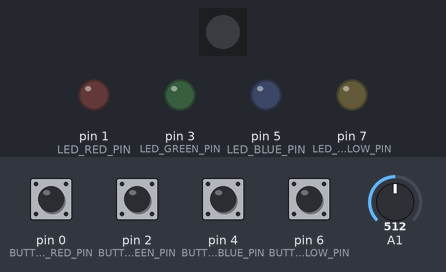
A sketch run on a simulated Arduino Uno, built with avr-gcc and run on an emulated ATmega328P. On the bench: 1 RGB LEDs in strip order, left to right, output pins drawn as LEDs (lit = HIGH). Dashed ring = blinking. Inputs (shaded band) come from the test bench; at power-on: pin 0 (BUTTON_RED_PIN), pin 2 (BUTTON_GREEN_PIN), pin 4 (BUTTON_BLUE_PIN), pin 6 (BUTTON_YELLOW_PIN) HIGH, A1 = 512. Random numbers use the default seed unless the sketch sets one.

Above: at 1.2 s.
1.3 s: pin 0 (BUTTON_RED_PIN) pulled LOW for 0.15 s
At 2.2 s:
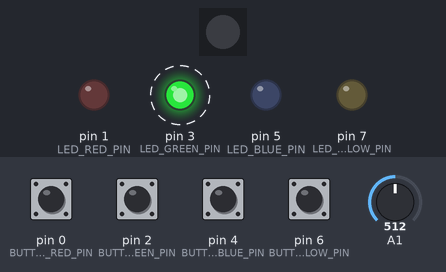
4.4 s: pin 0 (BUTTON_RED_PIN) pulled LOW for 1 s
At 7.3 s:
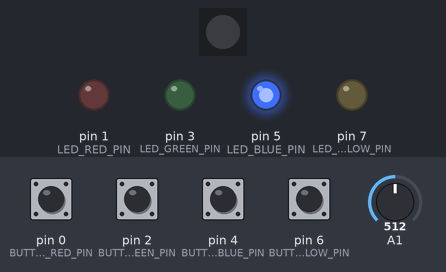
8.4 s: pin 2 (BUTTON_GREEN_PIN) pulled LOW for 0.15 s
At 11.3 s:
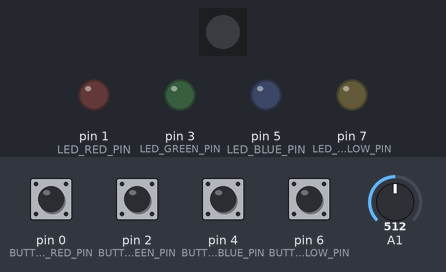
11.5 s: pin 2 (BUTTON_GREEN_PIN) pulled LOW for 1 s
At 12.4 s:
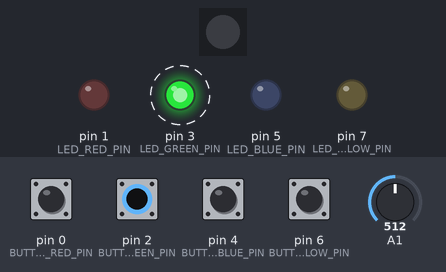
15.5 s: pin 6 (BUTTON_YELLOW_PIN) pulled LOW for 0.15 s
At 26.9 s:
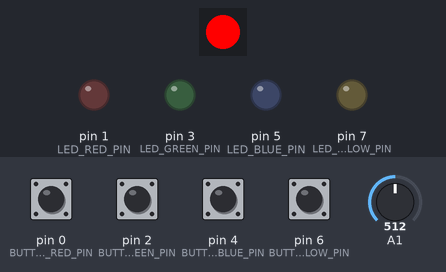
Timing chart, 0 to 27.5 s (numbered marks = the images above; inputs shaded):
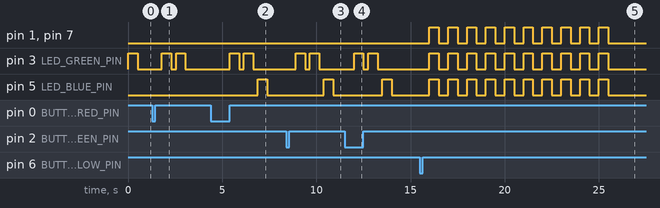

Measured:
- after the input at 1.3 s, pin 3 (LED_GREEN_PIN): alternates HIGH for 0.50 s and LOW for 0.25 s, 4 changes in all, then stays LOW, starting after 0.50 s
- after the input at 4.4 s, pin 3 (LED_GREEN_PIN): alternates HIGH for 0.50 s and LOW for 0.25 s, 4 changes in all, then stays LOW, starting after 1.0 s; pin 5 (LED_BLUE_PIN): LOW → HIGH after 2.5 s, → LOW 0.50 s later
- after the input at 8.4 s, pin 3 (LED_GREEN_PIN): alternates HIGH for 0.50 s and LOW for 0.25 s, 4 changes in all, then stays LOW, starting after 0.50 s; pin 5 (LED_BLUE_PIN): LOW → HIGH after 2.0 s, → LOW 0.50 s later
- after the input at 11.5 s, pin 3 (LED_GREEN_PIN): alternates HIGH for 0.50 s and LOW for 0.25 s, 4 changes in all, then stays LOW, starting after 0.50 s; pin 5 (LED_BLUE_PIN): LOW → HIGH after 2.0 s, → LOW 0.50 s later
- after the input at 15.5 s, pin 1 (LED_RED_PIN), pin 3 (LED_GREEN_PIN), pin 5 (LED_BLUE_PIN), pin 7 (LED_YELLOW_PIN): alternates HIGH for 0.50 s and LOW for 0.50 s, 20 changes in all, then stays LOW, starting after 0.50 s

The sketch:

simon.ino
```cpp
#include <Adafruit_NeoPixel.h>

#define BUTTON_RED_PIN    0
#define BUTTON_GREEN_PIN  2
#define BUTTON_BLUE_PIN   4
#define BUTTON_YELLOW_PIN 6

#define LED_RED_PIN       1
#define LED_GREEN_PIN     3
#define LED_BLUE_PIN      5
#define LED_YELLOW_PIN    7

#define STATUS_LED 17

Adafruit_NeoPixel status = Adafruit_NeoPixel(1, STATUS_LED, NEO_GRB + NEO_KHZ800);

struct ColorPin {
  int buttonPin;
  int ledPin;
  ColorPin(int button, int led) : buttonPin(button), ledPin(led) {}
};

struct Color {
  static const ColorPin RED;
  static const ColorPin GREEN;
  static const ColorPin BLUE;
  static const ColorPin YELLOW;
};

const ColorPin Color::RED(BUTTON_RED_PIN, LED_RED_PIN);
const ColorPin Color::GREEN(BUTTON_GREEN_PIN, LED_GREEN_PIN);
const ColorPin Color::BLUE(BUTTON_BLUE_PIN, LED_BLUE_PIN);
const ColorPin Color::YELLOW(BUTTON_YELLOW_PIN, LED_YELLOW_PIN);

const ColorPin colors[] = {Color::RED, Color::GREEN, Color::BLUE, Color::YELLOW};

char vowels[] = {'A', 'E', 'I', 'O', 'U'};

int colorTableWithVowel[3][4] = {
  {1, 0, 3, 2}, // 0 erreur
  {2, 3, 1, 0}, // 1 erreur
  {3, 2, 0, 1}  // 2 erreurs
};

int colorTableNoVowel[3][4] = {
  {2, 3, 0, 1}, // 0 erreur
  {0, 2, 3, 1}, // 1 erreur
  {1, 0, 2, 3}  // 2 erreurs
};

int sequence[10];
int userInputStep = 0;
int sequenceLength = 0;
int maxSequenceLength = 10;
int strikes = 0;
bool serialHasVowel = false;
bool inGame = false;


void setup() {
   pinMode(A1, INPUT);
   for (const auto& color : colors) {
       pinMode(color.buttonPin, INPUT_PULLUP);
       pinMode(color.ledPin, OUTPUT);
    }

    status.begin();
    status.clear();


    long seed = 0;
    for (int i = 0; i < 32; i++) {
        seed = (seed << 1) | (analogRead(A1) & 1);
    }
    randomSeed(seed);
    setupGame();
}

void loop() {
   if (inGame) {
      playSequence();
      checkUserInput();
    }
}

void setupGame() {
  strikes = 0; //TODO: this need to came from CAN bus
  serialHasVowel = hasVowel("SERIAL_NUMBER"); //TODO: this need to came from CAN bus

  userInputStep = 0;
  sequenceLength = 1;
  maxSequenceLength = random(5,11);
  inGame = true;

  for (int i = 0; i < maxSequenceLength; i++) {
    sequence[i] = random(0, 4);
  }
}

void setStatusColor(uint8_t red, uint8_t green, uint8_t blue) {
  status.setPixelColor(0, status.Color(red, green, blue));
  status.show();
}

void turnOn(const ColorPin& color) {
    digitalWrite(color.ledPin, HIGH);
}

void turnOff(const ColorPin& color) {
    digitalWrite(color.ledPin, LOW);
}

void handleStrike() {
  strikes++;
  if (strikes >= 3) {
    inGame = false;
    flashAllLeds(10, 500);
    setStatusColor(255, 0, 0);
  }
}

void flashAllLeds(int times, int duration) {
  for (int i = 0; i < times; i++) {
    for (const auto& color : colors) {
      turnOn(color);
    }
    delay(duration);
    for (const auto& color : colors) {
      turnOff(color);
    }
    delay(duration);
  }
}

void playSequence() {
  for (int i = 0; i < sequenceLength; i++) {
    turnOn(colors[sequence[i]]);
    delay(500);
    turnOff(colors[sequence[i]]);
    delay(250);
  }
}

int translateInput(int color) {
    return serialHasVowel ? colorTableWithVowel[strikes][color] : colorTableNoVowel[strikes][color];
}

void checkUserInput() {
  for (int step = 0; step < sequenceLength; step++) {
    bool pressed = false;
    while (!pressed) {
      for (int i = 0; i < 4; i++) {
        if (digitalRead(colors[i].buttonPin) == LOW) {
          int userColor = i;
          pressed = true;
          delay(500);

          int expectedColor = translateInput(sequence[step]);
          if (userColor != expectedColor) {
            handleStrike();
            return;
          }
        }
      }
    }
  }

  sequenceLength++;
  if (sequenceLength > maxSequenceLength) {
    inGame = false;
    setStatusColor(0, 255, 0);
  }
}

bool hasVowel(String serial) {
  for (int i = 0; i < serial.length(); i++) {
    char c = toupper(serial[i]);
    for (char vowel : vowels) {
      if (c == vowel) {
        return true;
      }
    }
  }
  return false;
}
```
